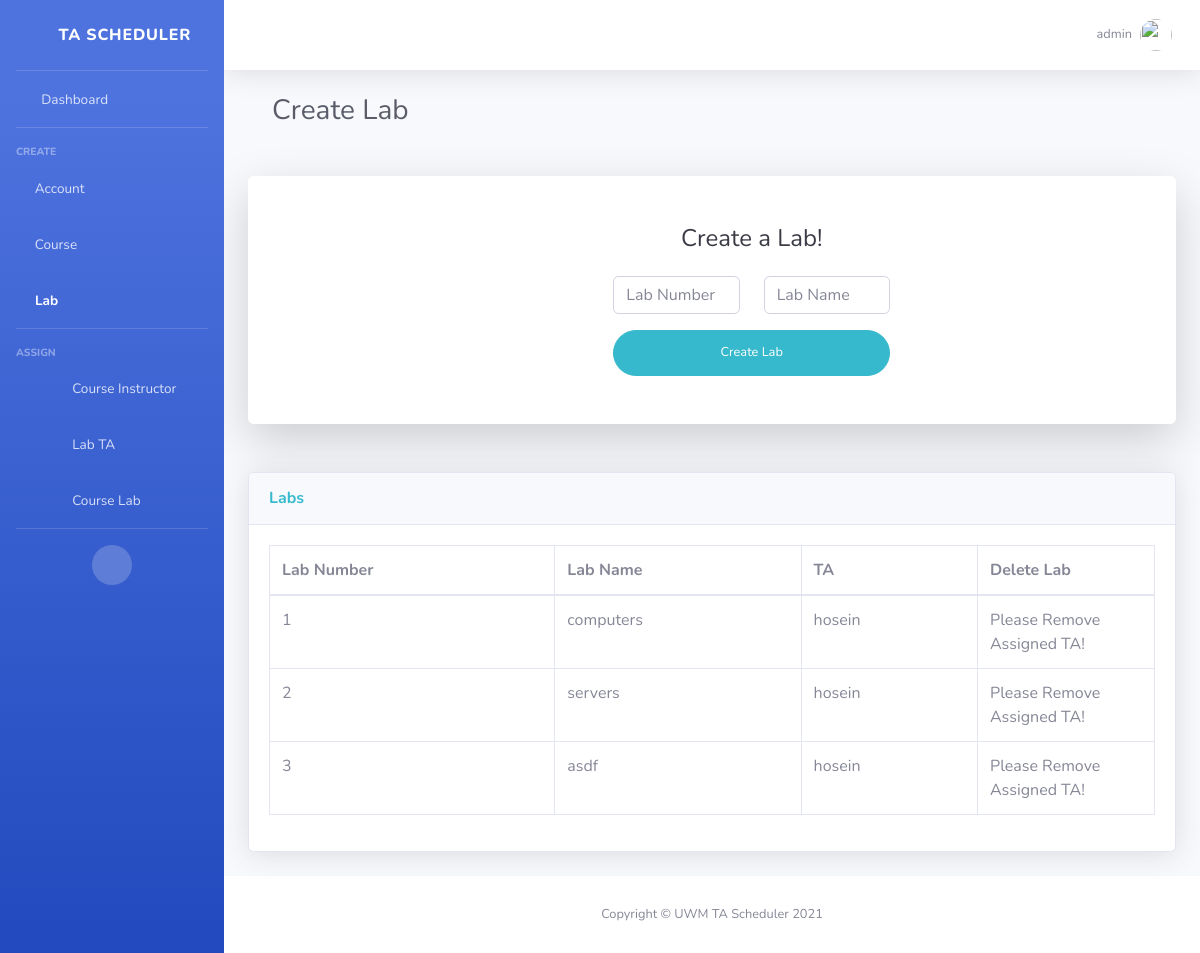
Page /create-lab/ (signed in) on the committed database.
### TA_Scheduler/models.py (models this page shows)
class myAccount(models.Model):
    userName = models.CharField(max_length=40)
    password = models.CharField(max_length=40)
    userType = models.CharField(max_length=40)

class myLab(models.Model):
    labName = models.CharField(max_length=20)
    labNumber = models.IntegerField()
    taUserName = models.CharField(max_length=40)

### TA_Scheduler/views.py (the view, shortened to what this page needs)
# urls.py: path('create-lab/', CreateLab.as_view()),
class CreateLab(View):
    def get(self,request):
        userName = request.session["userName"]
        if(verifyLogin.verifyLogin(userName, request) == False):
            return render(request, "logout.html", {})
        lab_list = list(myLab.objects.values_list("labNumber", "labName", "taUserName"))
        return render(request,"create-lab.html",{"lab_list":lab_list, "userName":userName, "errorMessage":""})

### TA_Scheduler/verifyLogin.py (called while the page is built)
    def verifyLogin(userName, request):
        userFound = list(myAccount.objects.filter(userName=userName))
        if(len(userFound) == 0):
            auth_logout(request)
            return False
        return True

### templates/create-lab.html (shortened to what this page needs)
{% load static %}
<!DOCTYPE html>
<html lang="en">
<head>
    <link href="{% static '/vendor/fontawesome-free/css/all.min.css' %}" rel="stylesheet" type="text/css">
    <link href="{% static '/css/sb-admin-2.min.css' %}" rel="stylesheet">
    <link href="{% static '/vendor/datatables/dataTables.bootstrap4.min.css' %}" rel="stylesheet">
</head>
<body id="page-top">
<div id="wrapper">
    <ul class="navbar-nav bg-gradient-primary sidebar sidebar-dark accordion" id="accordionSidebar">
        <a class="sidebar-brand d-flex align-items-center justify-content-center" href="/home">
            <div class="sidebar-brand-icon rotate-n-15">
                <i class="far fa-calendar-alt"></i>
            </div>
            <div class="sidebar-brand-text mx-3">TA Scheduler</div>
        </a>
        <hr class="sidebar-divider my-0">
        <li class="nav-item">
            <a class="nav-link" href="/home">
                <i class="fas fa-fw fa-tachometer-alt"></i>
                <span>Dashboard</span></a>
        </li>
        <hr class="sidebar-divider">
        <div class="sidebar-heading">
            Create
        </div>
        <li class="nav-item">
            <a class="nav-link" href="/create-account">
                <i class="fas fa-user-circle"></i>
                <span>Account</span></a>
        </li>
        <li class="nav-item">
            <a class="nav-link" href="/create-course">
                <i class="fas fa-book-open"></i>
                <span>Course</span></a>
        </li>
        <li class="nav-item active">
            <a class="nav-link" href="/create-lab">
                <i class="fas fa-flask"></i>
                <span>Lab</span></a>
        </li>
        <hr class="sidebar-divider">
        <div class="sidebar-heading">
            Assign
        </div>
        <li class="nav-item">
            <a class="nav-link" href="/assign-course-instructor/">
                <i class="fas fa-user-circle"></i> <i class="fas fa-arrow-right"></i> <i class="fas fa-book-open"></i>
                <span>Course Instructor</span></a>
        </li>
        <li class="nav-item">
            <a class="nav-link" href="/assign-lab-ta/">
                <i class="fas fa-user-circle"></i> <i class="fas fa-arrow-right"></i> <i class="fas fa-flask"></i>
                <span>Lab TA</span></a>
        </li>
        <li class="nav-item">
            <a class="nav-link" href="/assign-course-lab/">
                <i class="fas fa-flask"></i> <i class="fas fa-arrow-right"></i> <i class="fas fa-book-open"></i>
                <span>Course Lab</span></a>
        </li>
        <hr class="sidebar-divider d-none d-md-block">
        <div class="text-center d-none d-md-inline">
            <button class="rounded-circle border-0" id="sidebarToggle"></button>
        </div>
    </ul>
    <div id="content-wrapper" class="d-flex flex-column">
        <div id="content">
            <nav class="navbar navbar-expand navbar-light bg-white topbar mb-4 static-top shadow">
                <ul class="navbar-nav ml-auto">
                    <li class="nav-item dropdown no-arrow">
                        <a class="nav-link dropdown-toggle" href="#" id="userDropdown" role="button"
                           data-toggle="dropdown" aria-haspopup="true" aria-expanded="false">
                            <span class="mr-2 d-none d-lg-inline text-gray-600 small">{{ userName }}</span>
                            <img class="img-profile rounded-circle"
                                 src="{% static '/img/undraw_profile.svg' %}">
                        </a>
                    </li>
                </ul>
            </nav>
            <div class="container-fluid">
                <div class="container-fluid">
                    <h1 class="h3 mb-4 text-gray-800">Create Lab</h1>
                </div>
                <div class="card o-hidden border-0 shadow-lg my-5">
                    <div class="card-body p-0">
                        <div class="row">
                            <div class="col-lg-4 d-none d-lg-block bg-register-image"></div>
                            <div class="col-lg-5">
                                <div class="p-5">
                                    <div class="text-center">
                                        <h1 class="h4 text-gray-900 mb-4">Create a Lab!</h1>
                                    </div>
                                    <form class="user" action="/create-lab/" method="post">
                                        <div class="form-group row">
                                            <div class="col-sm-6 mb-3 mb-sm-0">
                                                <input type="text" class="form-control" name="labNumber"
                                                       placeholder="Lab Number">
                                            </div>
                                            <div class="col-sm-6">
                                                <input type="text" class="form-control" name="labName"
                                                       placeholder="Lab Name">
                                            </div>
                                        </div>
                                        <button type="submit" class="btn btn-info btn-user btn-block">Create Lab
                                        </button>
                                    </form>
                                </div>
                            </div>
                        </div>
                    </div>
                </div>
                <div class="card shadow mb-4">
                    <div class="card-header py-3">
                        <h6 class="m-0 font-weight-bold text-info">Labs</h6>
                    </div>
                    <div class="card-body">
                        <div class="table-responsive">
                            <table class="table table-bordered" id="labData" width="100%" cellspacing="0">
                                <thead>
                                <tr>
                                    <th>Lab Number</th>
                                    <th>Lab Name</th>
                                    <th>TA</th>
                                    <th style="width: 20%;">Delete Lab</th>
                                </tr>
                                </thead>
                                <tbody>
                                {% for i in lab_list %}
                                    <tr>
                                        <td>{{ i.0 }}</td>
                                        <td>{{ i.1 }}</td>
                                        <td>{{ i.2 }}</td>
                                        <td>
                                            {% if i.2 == "NOT SET" %}
                                                <form action="/delete-lab/" method="post">{% csrf_token %}
                                                    <button type="submit" class="btn btn-info btn-user btn-block"
                                                            name="deleteLab" value="{{ i.0 }}">Delete Lab
                                                    </button>
                                                    <input type="hidden" name="returnUrl" value="/create-lab/">
                                                </form>
                                            {% else %}
                                               Please Remove Assigned TA!
                                            {% endif %}
                                        </td>
                                    </tr>
                                {% endfor %}
                                </tbody>
                            </table>
                        </div>
                    </div>
                </div>
            </div>
        </div>
        <footer class="sticky-footer bg-white">
            <div class="container my-auto">
                <div class="copyright text-center my-auto">
                    <span>Copyright &copy; UWM TA Scheduler 2021</span>
                </div>
            </div>
        </footer>
    </div>
</div>
</body>
</html>

### rows in the picture
myAccount: userName "admin"
myLab: i "1", labName "computers", taUserName "hosein"
myLab: i "2", labName "servers", taUserName "hosein"
myLab: labNumber "3", labName "asdf", taUserName "hosein"
